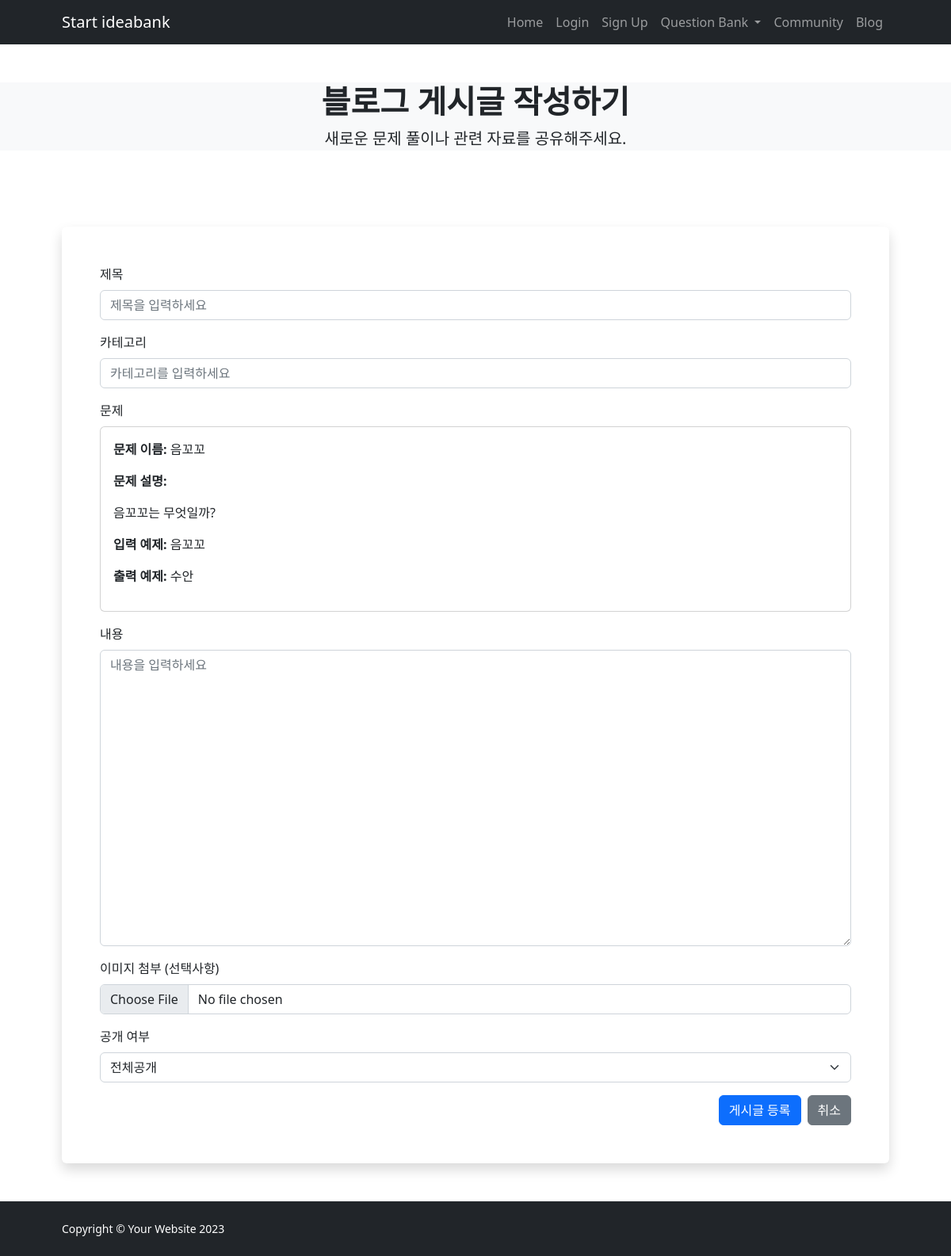
Page /user_problem_solving/15/ on the committed database.
### IBK_ossproject/models.py (models this page shows, shortened)
class Problem(models.Model):
    DIFFICULTY_CHOICES = [
        ('Easy', '쉬움'),
        ('Medium', '중간'),
        ('Hard', '어려움'),
    ]
    title = models.CharField(max_length=255)
    description = models.TextField()
    example_input = models.TextField(blank=True, null=True)
    example_output = models.TextField(blank=True, null=True)
    image = models.ImageField(upload_to='problems/', blank=True, null=True)
    category = models.CharField(max_length=100, blank=True, null=True)
    difficulty = models.CharField(max_length=10, choices=DIFFICULTY_CHOICES, blank=True, null=True)
    created_at = models.DateTimeField(auto_now_add=True)
    author = models.ForeignKey(User, on_delete=models.CASCADE, related_name='problems')

### IBK_ossproject/views.py (the view)
# urls.py: path('user_problem_solving/<int:problem_id>/', views.user_problem_solving_creation, name='user_problem_solving_creation'),
def user_problem_solving_creation(request, problem_id):
    problem = get_object_or_404(Problem, pk=problem_id)
    return render(request, 'user_problem_solving_creation.html', {
        'problem': problem,
    })

### templates/user_problem_solving_creation.html (shortened to what this page needs)
{% extends "base.html" %}
{% block content %}
    <header class="bg-light py-10">
        <div class="container px-3">
            <div class="text-center my-5">
                <h1 class="fw-bolder">블로그 게시글 작성하기</h1>
                <p class="lead mb-0">새로운 문제 풀이나 관련 자료를 공유해주세요.</p>
            </div>
        </div>
    </header>
    <section class="py-5">
        <div class="container px-5">
            <div class="row justify-content-center">
                <div class="col-lg-20">
                    <div class="card shadow border-0">
                        <div class="card-body p-5">
                            <form method="POST" action="{% url 'blog_creation' %}" enctype="multipart/form-data">
                                <div class="mb-3">
                                    <label for="title" class="form-label">제목</label>
                                    <input type="text" class="form-control" id="title" name="title" placeholder="제목을 입력하세요" required>
                                </div>
                                <div class="mb-3">
                                    <label for="category" class="form-label">카테고리</label>
                                    <input type="text" class="form-control" id="category" name="category" placeholder="카테고리를 입력하세요" value="{{ tags }}" required>
                                </div>
                                {% if problem %}
                                <div class="mb-3">
                                    <label for="problem" class="form-label">문제</label>
                                    <div class="card">
                                        <div class="card-body">
                                            <p><strong>문제 이름:</strong> {{ problem.title }}</p>
                                            <p><strong>문제 설명:</strong></p>
                                            <p>{{ problem.description }}</p>
                                            <p><strong>입력 예제:</strong> {{ problem.example_input }}</p><p><strong>출력 예제:</strong> {{ problem.example_output }}</p>
                                        </div>
                                    </div>
                                </div>
                                {% endif %}
                                <div class="mb-3">
                                    <label for="content" class="form-label">내용</label>
                                    <textarea class="form-control" id="content" name="content" rows="15" placeholder="내용을 입력하세요" required></textarea>
                                </div>
                                <div class="mb-3">
                                    <label for="image" class="form-label">이미지 첨부 (선택사항)</label>
                                    <input type="file" class="form-control" id="image" name="image">
                                </div>
                                <div class="mb-3">
                                    <label for="visibility" class="form-label">공개 여부</label>
                                    <select class="form-select" id="visibility" name="visibility" required>
                                        <option value="public">전체공개</option>
                                    </select>
                                </div>
                                <div class="d-grid gap-2 d-md-flex justify-content-md-end">
                                    <button type="submit" class="btn btn-primary">게시글 등록</button>
                                    <a href="{% url 'user_generated_question_bank' %}" class="btn btn-secondary">취소</a>
                                </div>
                            </form>
                        </div>
                    </div>
                </div>
            </div>
        </div>
    </section>
{% endblock %}

### rows in the picture
Problem: title "음꼬꼬", description "음꼬꼬는 무엇일까?", example_input "음꼬꼬", example_output "수안"
